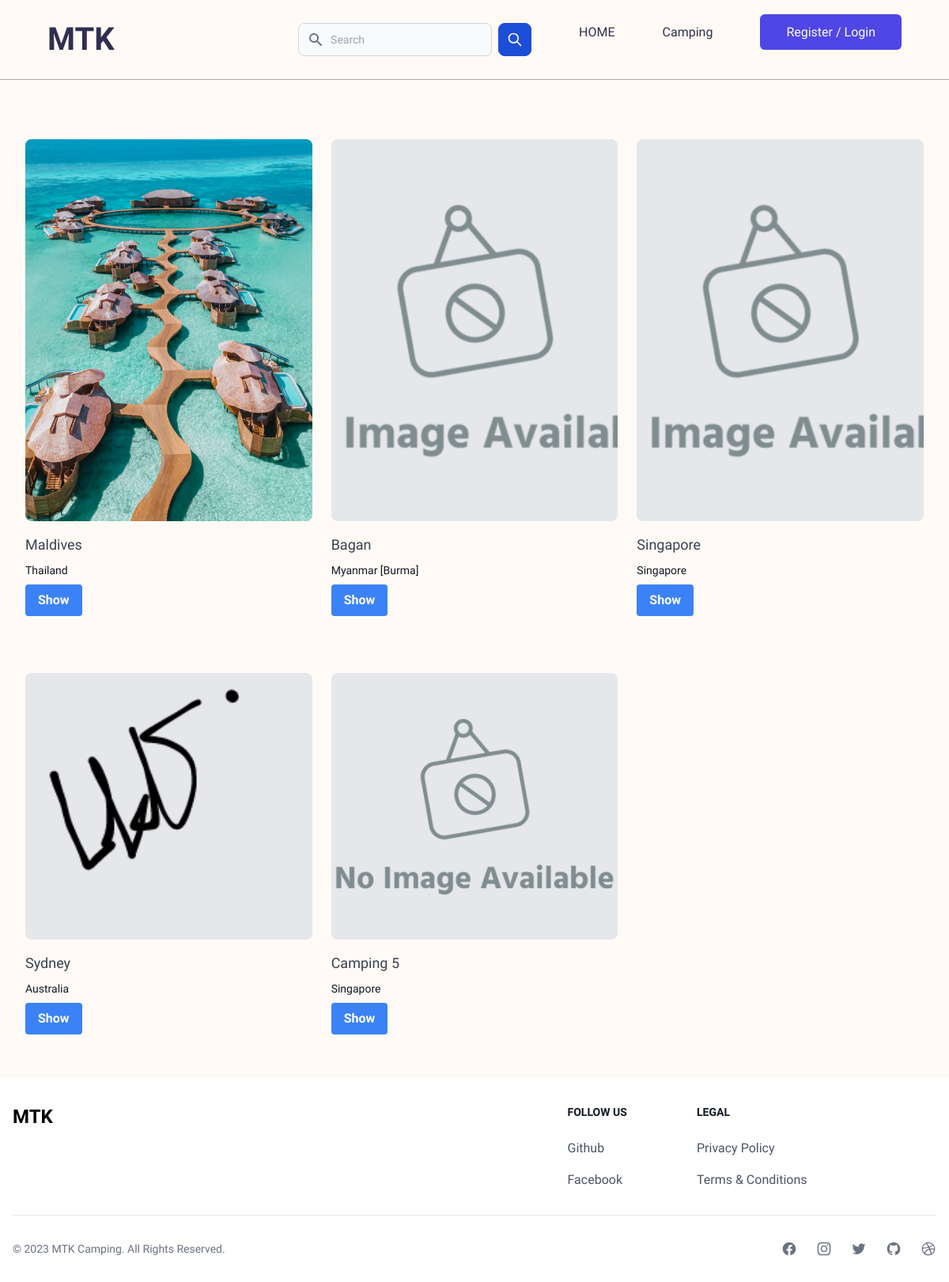
The app's page /camping.php with its own data.
### tables this page shows
CREATE TABLE `camping_sites` (
  `id` varchar(100) NOT NULL,
  `name` varchar(100) NOT NULL,
  `location` varchar(100) DEFAULT NULL,
  `description` text,
  `image` text NOT NULL,
  `created_at` timestamp NOT NULL DEFAULT CURRENT_TIMESTAMP,
  `updated_at` timestamp NOT NULL DEFAULT CURRENT_TIMESTAMP ON UPDATE CURRENT_TIMESTAMP
);

### Controller/Camping.php (called while the page is built, shortened)
<?php
require_once("Query.php");
class Camping{
    private query $query;
    function __construct() {
        $this->query = new Query();
    }
    function getCampingData() {
        $sql = "SELECT * FROM camping_sites";
        $this->camping = $this->query->executeQuery($sql, CONST_GET);
        return json_encode($this->camping);
    }
}
?>

### Controller/Query.php (called while the page is built, shortened)
<?php
require_once(CONST_BASE_PATH . "/db_connect.php");
class Query {
    private $conn;
    private array $response = [];
    public function __construct() {
        global $conn;
        $this->conn = $conn;
    }
    public function executeQuery($sql, $method) {
        $this->method = $method;
        if ($this->method === CONST_PUT) {
            $result = mysqli_query($this->conn, $sql);
            if ($result) {
                $this->response = [
                    'success' => true,
                    'message' => 'Updated successfully.'
                ];
            } else {
                $this->response = [
                    'success' => false,
                    'message' => 'Something went wrong.'
                ];
            }
            return $this->response;
        } else if ($this->method === CONST_GET) {
            $result = mysqli_query($this->conn, $sql);
            $data = mysqli_fetch_all($result, MYSQLI_ASSOC);
            return $data;
        } else if ($this->method === CONST_POST) {
            $result = mysqli_query($this->conn, $sql);
            if ($result) {
                $this->response = [
                    'success' => true,
                    'message' => 'Created successfully.'
                ];
            } else {
                $this->response = [
                    'success' => false,
                    'message' => 'Something went wrong.'
                ];
            }
            return $this->response;
        } else if ($this->method === CONST_DELETE) {
            $result = mysqli_query($this->conn, $sql);
            if ($result) {
                $this->response = [
                    'success' => true,
                    'message' => 'Deleted successfully.'
                ];
            } else {
                $this->response = [
                    'success' => false,
                    'message' => 'Something went wrong.'
                ];
            }
            return $this->response;
        }
    }
}
?>

### Controller/CountryList.php (called while the page is built, shortened)
<?php
class CountryList {
    public static function getConstantArray() {
        return self::CONST_COUNTRY_LIST;
    }
}

### camping.php (the view, shortened to what this page needs)
<?php
require_once("./Components/header.php");
require_once("./Components/navbar.php");
require_once("./Controller/Camping.php");
require_once("./Controller/CountryList.php");
if (isset($_POST['search_result'])) {
    $camping = new Camping();
    $campingData = $camping->getCampingDataBySearch($_POST['search_result']);
    $decodeCampingData = json_decode($campingData, true);
    shuffle($decodeCampingData);
} else {
    $camping = new Camping();
    $campingData = $camping->getCampingData();
    $decodeCampingData = json_decode($campingData, true);
    shuffle($decodeCampingData);
}
?>
<div>
    <div class="mx-auto my-20 max-w-2xl px-4 py-16 sm:px-6 sm:py-24 lg:max-w-7xl lg:px-8">
        <div class="grid grid-cols-1 gap-x-6 gap-y-48 sm:grid-cols-2 lg:grid-cols-3 xl:grid-cols-4 xl:gap-x-8">
            <?php if (!empty($decodeCampingData)) { ?>
                <?php foreach ($decodeCampingData as $camping) { ?>
                    <form action="<?php echo CONST_BASE_URL; ?>/one_camping.php" method="POST">
                        <a href="#" class="group">
                            <div class="aspect-h-1 aspect-w-1 w-full overflow-hidden rounded-lg bg-gray-200 xl:aspect-h-8 xl:aspect-w-7">
                                <?php if ($camping['image'] !== '') { ?>
                                    <img src="./assets/images/<?php echo $camping['image']; ?>" alt="" class="h-full w-full object-cover object-center group-hover:opacity-75">
                                <?php } else { ?>
                                    <img src="./assets/images/no_image_found.png" alt="No image found" class="h-full w-full object-cover object-center group-hover:opacity-75">
                                <?php } ?>
                            </div>
                            <h3 class="mt-4 font-medium text-lg text-gray-700"><?php echo $camping['name']; ?></h3>
                            <p class="my-2 text-sm font-normal text-gray-900"><?php echo CountryList::getConstantArray()[$camping['location']]; ?></p>
                            <button type="submit" class="bg-blue-500 hover:bg-blue-700 text-white font-bold py-2 px-4 rounded">
                                Show
                            </button>
                        </a>
                    </form>
                <?php } ?>
            <?php } ?>
        </div>
    </div>
</div>
<?php
require_once("./Components/footer.php");
?>

### Components/header.php (shortened to what this page needs)
<html>
<head>
    <link href="https://cdnjs.cloudflare.com/ajax/libs/font-awesome/6.4.0/css/all.min.css" rel="stylesheet" />
    <link href="./assets/css/variable.css" rel="stylesheet" />
    <link href="./assets/css/global.css" rel="stylesheet" />
    <link href="./assets/css/styles.css" rel="stylesheet" />
    <link href="https://cdnjs.cloudflare.com/ajax/libs/font-awesome/6.4.0/css/all.min.css" rel="stylesheet" />
    <link rel="stylesheet" href="./assets/css/navbar.css">
    <link rel="stylesheet" href="https://cdn.jsdelivr.net/npm/boxicons@latest/css/boxicons.min.css">
  <script src="https://cdn.tailwindcss.com"></script>
</head>
<body>

### Components/navbar.php (shortened to what this page needs)
<?php
$user = isset($_SESSION['user']) ? $_SESSION['user'] : "";
$link_arr = array(
  array(
    "href" => CONST_BASE_URL . "/",
    "text" => "HOME",
    "type" => "text",
  ),
  array(
    "href" => CONST_BASE_URL . "/camping.php",
    "text" => "Camping",
    "type" => "text",
  ),
  array(
    "href" => $user !== "" ? CONST_BASE_URL . '/Auth/destroy_session.php' : CONST_BASE_URL . '/login.php',
    "text" => $user !== "" ? "Logout" : "Register / Login",
    "type" => "button",
  ),
);
?>
<header>
    <div class="logo">MTK</div>
    <ul class="navigation">
      <form class="flex items-center" action="<?php echo CONST_BASE_URL . "/camping.php"; ?>" method="POST">
          <div class="relative w-full">
              <div class="absolute inset-y-0 left-0 flex items-center pl-3 pointer-events-none">
              </div>
              <input name="search_result" type="text" id="simple-search" class="bg-gray-50 border border-gray-300 text-gray-900 text-sm rounded-lg focus:ring-blue-500 focus:border-blue-500 block w-full pl-10 p-2.5  dark:bg-gray-700 dark:border-gray-600 dark:placeholder-gray-400 dark:text-white dark:focus:ring-blue-500 dark:focus:border-blue-500" placeholder="Search" required>
          </div>
          <button type="submit" class="p-2.5 ml-2 text-sm font-medium text-white bg-blue-700 rounded-lg border border-blue-700 hover:bg-blue-800 focus:ring-4 focus:outline-none focus:ring-blue-300 dark:bg-blue-600 dark:hover:bg-blue-700 dark:focus:ring-blue-800">
              <svg class="w-5 h-5" fill="none" stroke="currentColor" viewBox="0 0 24 24" xmlns="http://www.w3.org/2000/svg"><path stroke-linecap="round" stroke-linejoin="round" stroke-width="2" d="M21 21l-6-6m2-5a7 7 0 11-14 0 7 7 0 0114 0z"></path></svg>
          </button>
      </form>
      <?php foreach ($link_arr as $link) { ?>
        <?php
        if ($link["type"] === "button") { ?>
          <li>
            <a
              href="<?php echo $link["href"]; ?>"
              class="rounded-md border border-transparent bg-indigo-600 px-8 py-3 text-base font-medium text-white hover:bg-indigo-700 focus:outline-none focus:ring-2 focus:ring-indigo-500 focus:ring-offset-2 login-button">
              <?php echo $link["text"]; ?>
            </a>
          </li>
        <?php } else { ?>
        <li>
          <a
            href="<?php echo $link["href"]; ?>"
            class="out"
          >
            <?php echo $link["text"]; ?>
          </a>
        </li>
        <?php } ?>
      <?php } ?>
    </ul>
</header>

### Components/footer.php (shortened to what this page needs)
<footer class="bg-white dark:bg-gray-900">
    <div class="mx-auto w-full max-w-screen-xl p-4 py-6 lg:py-8">
        <div class="md:flex md:justify-between">
          <div class="mb-6 md:mb-0">
              <a href="https://flowbite.com/" class="flex items-center">
                  <span class="self-center text-2xl font-semibold whitespace-nowrap dark:text-white">MTK</span>
              </a>
          </div>
          <div class="grid grid-cols-2 gap-8 sm:gap-6 sm:grid-cols-3">
              <div>
                  <h2 class="mb-6 text-sm font-semibold text-gray-900 uppercase dark:text-white">Follow us</h2>
                  <ul class="text-gray-600 dark:text-gray-400 font-medium">
                      <li class="mb-4">
                          <a href="https://github.com/mtk246/kmd_l5dc" class="hover:underline ">Github</a>
                      </li>
                      <li>
                          <a href="www.facebook.com" class="hover:underline">Facebook</a>
                      </li>
                  </ul>
              </div>
              <div>
                  <h2 class="mb-6 text-sm font-semibold text-gray-900 uppercase dark:text-white">Legal</h2>
                  <ul class="text-gray-600 dark:text-gray-400 font-medium">
                      <li class="mb-4">
                          <a href="#" class="hover:underline">Privacy Policy</a>
                      </li>
                      <li>
                          <a href="#" class="hover:underline">Terms &amp; Conditions</a>
                      </li>
                  </ul>
              </div>
          </div>
      </div>
      <hr class="my-6 border-gray-200 sm:mx-auto dark:border-gray-700 lg:my-8" />
      <div class="sm:flex sm:items-center sm:justify-between">
          <span class="text-sm text-gray-500 sm:text-center dark:text-gray-400">© 2023 <a href="https://flowbite.com/" class="hover:underline">MTK Camping</a>. All Rights Reserved.
          </span>
          <div class="flex mt-4 space-x-6 sm:justify-center sm:mt-0">
              <a href="#" class="text-gray-500 hover:text-gray-900 dark:hover:text-white">
              </a>
              <a href="#" class="text-gray-500 hover:text-gray-900 dark:hover:text-white">
              </a>
              <a href="#" class="text-gray-500 hover:text-gray-900 dark:hover:text-white">
              </a>
              <a href="https://github.com/mtk246/kmd_l5dc" class="text-gray-500 hover:text-gray-900 dark:hover:text-white">
              </a>
              <a href="#" class="text-gray-500 hover:text-gray-900 dark:hover:text-white">
              </a>
          </div>
      </div>
    </div>
</footer>
</body>
</html>

### assets/css/variable.css (style rules this page uses)
:root { --color-one: #fff; --color-two: #333; --color-three: red; --color-four: #ededed; --color-five: #F2DAD7; --color-six: #D1A39E; --color-seven: #CECDCA; --color-eight: #474545; --color-nine: #eaeaea; --bg-dark: #333; --gradient-one: rgba(0, 0, 0, .5); --gradient-two: rgba(0, 0, 0, .3); --text-white: #fff; --text-dark: #000; --heading-one: 4rem; --heading-two: 2rem; --heading-three: 1.5rem; --heading-four: 1.25rem; --heading-five: 1rem; --heading-six: .75rem; --margin-auto: auto; --margin-0: 0; --margin-1: 1rem; --margin-2: 2rem; --margin-3: 3rem; --margin-4: 4rem; --margin-5: 5rem; --margin-6: 6rem; --margin-left-3: 3rem; --margin-left-4: 4rem; --padding-0: 0; --padding-1: 1rem; --padding-2: 2rem; --padding-3: 3rem; --padding-4: 4rem; --padding-5: 5rem; --padding-6: 6rem; --font-size-small: 1rem; --font-size-medium: 1.5rem; --font-size-large: 2rem; --font-size-1: 1rem; --font-size-2: 1.25rem; --font-size-3: 1.75rem; --font-size-4: 2.25rem; --font-size-5: 2.5rem; --font-size-6: 2.75rem; --ease: all 0.3s ease-in-out; }

### assets/css/global.css (style rules this page uses)
.text-white { color: var(--text-white); }

### assets/css/navbar.css (style rules this page uses)
* { margin: 0; padding: 0; box-sizing: border-box; scroll-behavior: smooth; }
body { background: rgb(255,250,245); }
header { position: absolute; display: flex; justify-content: space-between; align-items: center; width: 100%; top: 0; left: 0; z-index: 1; padding: 20px 60px; background: rgb(255,250,245); position: fixed; border-bottom: 1px solid #aaa; }
header .logo { color: rgb(48,47,81); font-weight: bold; font-size: 2.5em; text-decoration: none; }
header ul { display: flex; justify-content: space-between; flex-direction: row; gap: 60px; list-style: none; }
header .navigation li a { text-decoration: none; color: rgb(48,47,81); transition: .5s; }
.login-button { color: white !important; }

### records on screen
camping_sites: image (picture), name "Maldives", location "Thailand"
camping_sites: name "Bagan", location "Myanmar [Burma]"
camping_sites: name "Singapore", location "Singapore"
camping_sites: image (picture), name "Sydney", location "Australia"
camping_sites: name "Camping 5", location "Singapore"

### other values on screen
$link["text"] "HOME"
$link["text"] "Camping"
$link["text"] "Register / Login"
